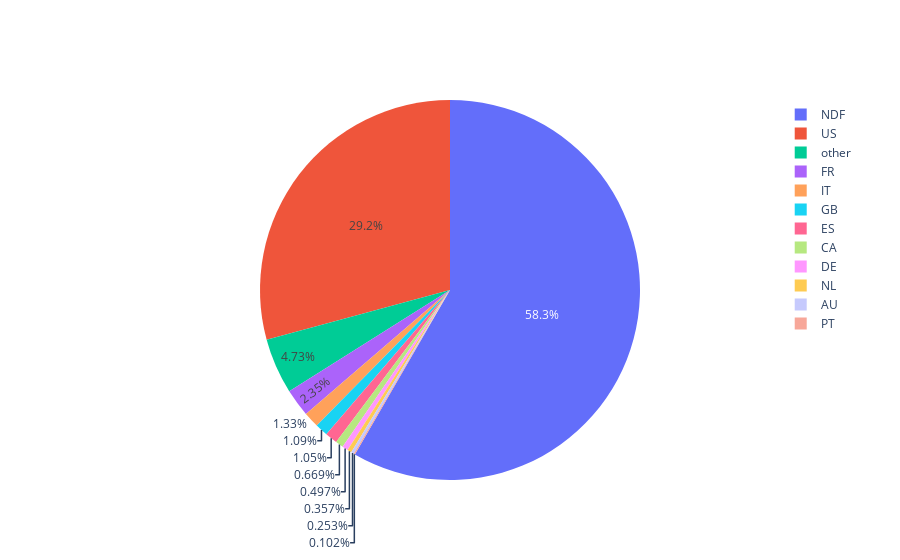

Notebook cell for this chart:
### Code cell
#按照目的地國家分類

labels = df.groupby(df.country_destination).agg('count').id.keys().tolist()

values = df.groupby(df.country_destination).agg('count').id.values.tolist()

trace = go.Pie(labels=labels, values=values)

py.iplot([trace])

### Figure 1 — Plotly figure (JSON) as saved in the notebook; plotly's stock layout.template omitted (floating-point values rounded to 4 significant figures)
{"data": [{"labels": ["AU", "CA", "DE", "ES", "FR", "GB", "IT", "NDF", "NL", "PT", "US", "other"], "type": "pie", "values": [539, 1428, 1061, 2249, 5023, 2324, 2835, 124543, 762, 217, 62376, 10094]}], "layout": {}}
